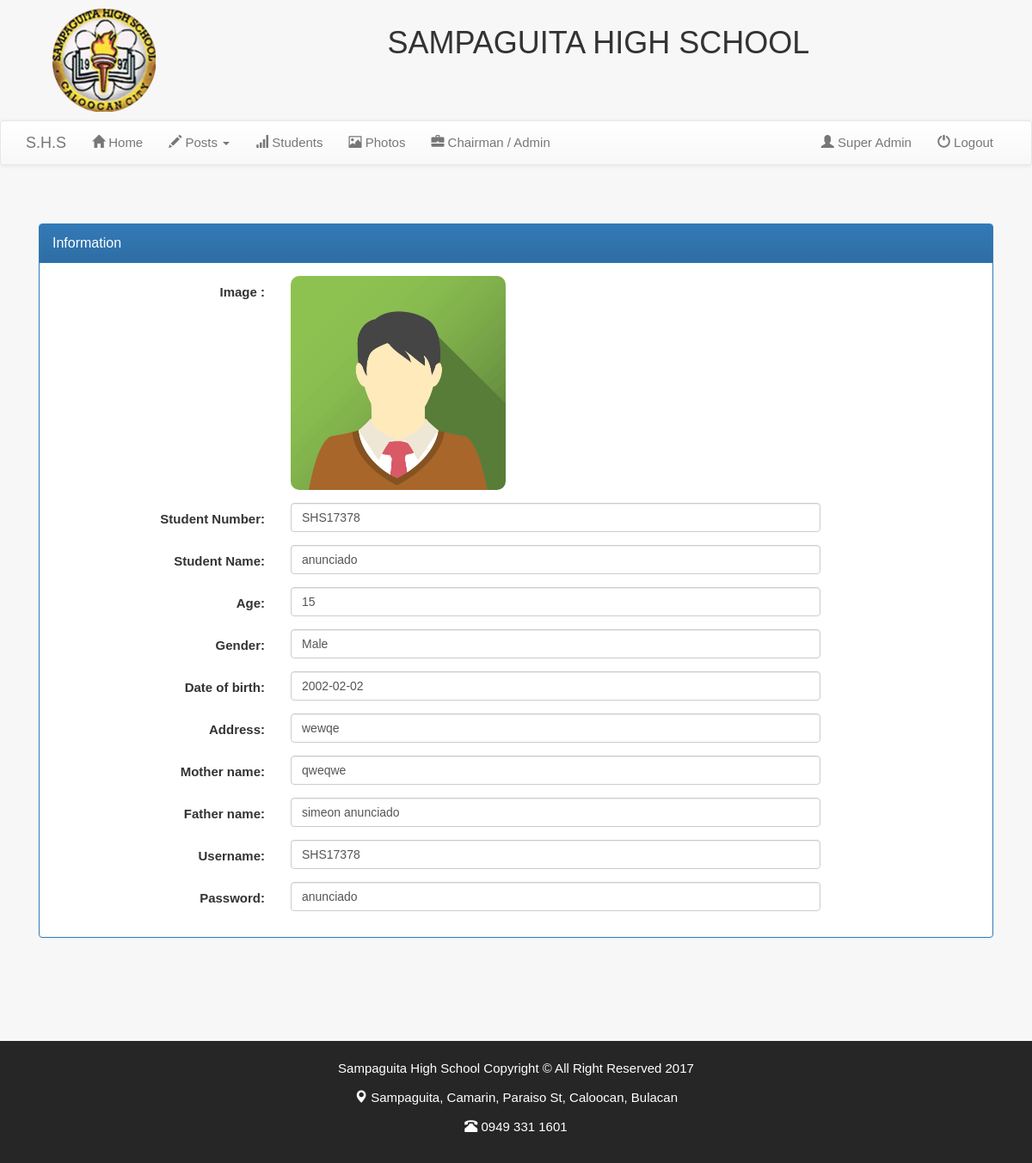
The page /superadmin/viewstudent.php?id=102 (signed in) on the database its author committed.
### tables this page shows
CREATE TABLE `studentdetails` (
  `id` int(11) NOT NULL,
  `stno` varchar(255) NOT NULL,
  `stname` varchar(255) NOT NULL,
  `age` varchar(255) NOT NULL,
  `gender` varchar(255) NOT NULL,
  `dateofbirth` varchar(255) NOT NULL,
  `address` varchar(255) NOT NULL,
  `mothername` varchar(255) NOT NULL,
  `mothercontact` varchar(255) NOT NULL,
  `fathername` varchar(255) NOT NULL,
  `fathercontact` varchar(255) NOT NULL,
  `username` varchar(255) NOT NULL,
  `password` varchar(255) NOT NULL,
  `image` varchar(255) NOT NULL
);

### superadmin/viewstudent.php (the view, shortened to what this page needs)
<?php
include 'db.php';
if (isset($_GET['id'])) {
    $id = $_GET['id'];
    ?>
<!DOCTYPE html>
<html>
<head>
      <link rel="stylesheet" type="text/css" href="../css/sweetalert.css" >
      <link rel="stylesheet" href="../css/bootstrap.min.css">
       <link rel="stylesheet" href="../css/style.css">
       <link rel="stylesheet" href="../css/animate.css">
       <link rel="stylesheet" href="../css/bootstrap-theme.min.css">
       <link rel="stylesheet" href="../css/bootstrapValidator.css">
</head>
<body>
<header class="container text-center animated fadeInDown" id="header-logo" >
 <div class="col-md-2 ">
    <img src="images/logo.png" height="120">
  </div>
  <h1 style="font-style: forte;">SAMPAGUITA HIGH SCHOOL</h1>
</header>
 <nav class="navbar navbar-default">
    <div class="container">
        <div class="navbar-header">
     <a class="navbar-brand" href="index.php">S.H.S</a>
    </div>
    <div class="navbar-body">
    <div class="collapse navbar-collapse" id="bs-example-navbar-collapse-1">
      <ul class="nav navbar-nav">
      <li><a href="index.php"><span class="glyphicon glyphicon-home"></span> Home</a></li>
           <li class="dropdown">
            <a class="dropdown-toggle" data-toggle="dropdown" href="requirements.php"><span class="glyphicon glyphicon-pencil"></span> Posts <span class="caret"></span></a>
             </li>
            <li><a href="students.php"><span class="glyphicon glyphicon-signal"></span> Students</a></li>
      <li><a href="photos.php"><span class="glyphicon glyphicon-picture"></span> Photos</a></li>
      <li><a href="admin.php"><span class="glyphicon glyphicon-briefcase"></span> Chairman / Admin</a></li>
      </ul>
       <ul class="nav navbar-nav navbar-right">
           <li><a href="index.php"><span class="glyphicon glyphicon-user"></span>
           <?php if(isset($_SESSION['usersuper'])){
            echo $_SESSION['usersuper'];}
            ?> </a></li>
            <li><a href="logout.php"><span class="glyphicon glyphicon-off"></span> Logout</a></li>
          </ul>
      </div>
    </div>
   </div>
  </nav>
<br>
  <div class="container" >
    <div class="row">
    <br>
        </div>
      <div class="col-md-12" >
        <div class="panel panel-primary">
          <div class="panel-heading">
            <div class="panel-title">Information</div>
          </div>
          <div class="panel-body">
          <?php
         $query = mysqli_query($db,"SELECT * FROM studentdetails WHERE id = '$id' ");
         while ($row= mysqli_fetch_array($query)) {
          $std = $row['stno'];
          $stname = $row['stname'];
          $age = $row['age'];
          $gender = $row['gender'];
          $dateofbirth = $row['dateofbirth'];
          $address = $row['address'];
          $mothername = $row['mothername'];
          $fathername = $row['fathername'];
          $username = $row['username'];
          $password = $row['password'];
          $img = $row['image'];
         }
            ?>
          <form method="POST" action="" class="form-horizontal">
            <div class="form-group" >
                <label class="control-label col-sm-3" for="pwd">Image :</label>
                <div class="col-sm-7">
                 <img src=".././students/uploads/<?php echo $img; ?>" width="250" id="student-picture">
                </div>
              </div>
           <div class="form-group">
            <label class="control-label col-sm-3 text-left" for="email">Student Number:</label>
            <div class="col-sm-7">
              <input type="text" class="form-control" name="user" id="email" placeholder="Enter email"
              value="<?php echo $std; ?>">
            </div>
          </div>
          <div class="form-group">
            <label class="control-label col-sm-3 text-left" for="pwd">Student Name:</label>
            <div class="col-sm-7">
             <input type="text" class="form-control" name="pass" id="pwd" placeholder="Enter password"
             value="<?php echo $stname; ?>">
            </div>
          </div>
             <div class="form-group">
            <label class="control-label col-sm-3 text-left" for="pwd">Age:</label>
            <div class="col-sm-7">
             <input type="text" class="form-control" name="userlvl" id="pwd" placeholder="Enter password"
             value="<?php echo $age; ?>">
            </div>
          </div>
             <div class="form-group">
            <label class="control-label col-sm-3 text-left" for="pwd" >Gender:</label>
            <div class="col-sm-7">
             <input type="text" class="form-control" name="kindofuser" id="pwd" placeholder="Enter password"
             value="<?php echo $gender; ?>">
            </div>
          </div>
            <div class="form-group">
            <label class="control-label col-sm-3 text-left" for="pwd">Date of birth:</label>
            <div class="col-sm-7">
             <input type="text" class="form-control" name="kindofuser" id="pwd" placeholder="Enter password"
             value="<?php echo $dateofbirth; ?>">
            </div>
          </div>
      <div class="form-group">
                <label class="control-label col-sm-3" for="pwd">Address:</label>
                <div class="col-sm-7">
                 <input type="text" class="form-control" name="kindofuser" id="pwd" placeholder="Enter password"
                 value="<?php echo $address; ?>">
                </div>
              </div>
      <div class="form-group">
                <label class="control-label col-sm-3" for="pwd">Mother name:</label>
                <div class="col-sm-7">
                 <input type="text" class="form-control" name="kindofuser" id="pwd" placeholder="Enter password"
                 value="<?php echo $mothername; ?>">
                </div>
              </div>
      <div class="form-group">
                <label class="control-label col-sm-3" for="pwd">Father name:</label>
                <div class="col-sm-7">
                 <input type="text" class="form-control" name="kindofuser" id="pwd" placeholder="Enter password"
                 value="<?php echo $fathername; ?>">
                </div>
              </div>
      <div class="form-group">
                <label class="control-label col-sm-3" for="pwd">Username:</label>
                <div class="col-sm-7">
                 <input type="text" class="form-control" name="kindofuser" id="pwd" placeholder="Enter password"
                 value="<?php echo $username; ?>">
                </div>
              </div>
      <div class="form-group">
                <label class="control-label col-sm-3" for="pwd">Password:</label>
                <div class="col-sm-7">
                 <input type="text" class="form-control" name="kindofuser" id="pwd" placeholder="Enter password"
                 value="<?php echo $password; ?>">
                </div>
              </div>
          </form>
          </div>
        </div>
      </div>
    </div>
   <footer id="footer">
    <p>Sampaguita High School Copyright &copy; All Right Reserved 2017 </p>
    <p><span class="glyphicon glyphicon-map-marker"></span> Sampaguita, Camarin, Paraiso St, Caloocan, Bulacan</p>
    <p><span class="glyphicon glyphicon-phone-alt"></span>  0949 331 1601</p>
  </footer>
</body>
</html>
    <?php
}else{
  echo "Errror";
}
?>

### css/style.css (style rules this page uses)
body { padding: 0px; margin:0px; font-family: arial,helvetica,sans-serif,verdana; line-height: 1.6em; font-size: 15px; background-color: #f7f7f7; }
#header-logo { padding: 10px; }
#footer { background-color:#262626; color:white; text-align: center; padding: 20px; margin-top: 100px; }
#student-picture { border-radius: 10px; }

### rows shown on the page
studentdetails: image (placeholder picture), user "SHS17378", pass "anunciado", userlvl "15", kindofuser "Male", kindofuser "2002-02-02", kindofuser "wewqe", kindofuser "qweqwe", kindofuser "simeon anunciado", kindofuser "SHS17378", kindofuser "anunciado"

### other values the page prints
$_SESSION['usersuper'] "Super Admin"
